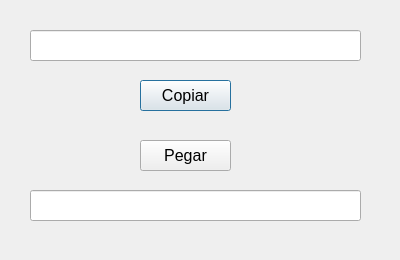
<?xml version="1.0" encoding="UTF-8"?>
<ui version="4.0">
 <class>ventanaCopiarPegar</class>
 <widget class="QDialog" name="ventanaCopiarPegar">
  <property name="geometry">
   <rect>
    <x>0</x>
    <y>0</y>
    <width>400</width>
    <height>260</height>
   </rect>
  </property>
  <property name="windowTitle">
   <string>Copiar y Pegar</string>
  </property>
  <widget class="QLineEdit" name="line_origen">
   <property name="geometry">
    <rect>
     <x>30</x>
     <y>30</y>
     <width>331</width>
     <height>31</height>
    </rect>
   </property>
   <property name="font">
    <font>
     <pointsize>12</pointsize>
    </font>
   </property>
  </widget>
  <widget class="QLineEdit" name="line_destino">
   <property name="geometry">
    <rect>
     <x>30</x>
     <y>190</y>
     <width>331</width>
     <height>31</height>
    </rect>
   </property>
   <property name="font">
    <font>
     <pointsize>12</pointsize>
    </font>
   </property>
  </widget>
  <widget class="QPushButton" name="boton_copiar">
   <property name="geometry">
    <rect>
     <x>140</x>
     <y>80</y>
     <width>91</width>
     <height>31</height>
    </rect>
   </property>
   <property name="font">
    <font>
     <pointsize>12</pointsize>
    </font>
   </property>
   <property name="text">
    <string>Copiar</string>
   </property>
  </widget>
  <widget class="QPushButton" name="boton_pegar">
   <property name="geometry">
    <rect>
     <x>140</x>
     <y>140</y>
     <width>91</width>
     <height>31</height>
    </rect>
   </property>
   <property name="font">
    <font>
     <pointsize>12</pointsize>
    </font>
   </property>
   <property name="text">
    <string>Pegar</string>
   </property>
  </widget>
 </widget>
 <resources/>
 <connections>
  <connection>
   <sender>boton_copiar</sender>
   <signal>pressed()</signal>
   <receiver>line_origen</receiver>
   <slot>selectAll()</slot>
   <hints>
    <hint type="sourcelabel">
     <x>172</x>
     <y>94</y>
    </hint>
    <hint type="destinationlabel">
     <x>168</x>
     <y>51</y>
    </hint>
   </hints>
  </connection>
  <connection>
   <sender>boton_copiar</sender>
   <signal>released()</signal>
   <receiver>line_origen</receiver>
   <slot>copy()</slot>
   <hints>
    <hint type="sourcelabel">
     <x>212</x>
     <y>93</y>
    </hint>
    <hint type="destinationlabel">
     <x>204</x>
     <y>47</y>
    </hint>
   </hints>
  </connection>
  <connection>
   <sender>boton_pegar</sender>
   <signal>pressed()</signal>
   <receiver>line_destino</receiver>
   <slot>paste()</slot>
   <hints>
    <hint type="sourcelabel">
     <x>191</x>
     <y>154</y>
    </hint>
    <hint type="destinationlabel">
     <x>190</x>
     <y>192</y>
    </hint>
   </hints>
  </connection>
 </connections>
</ui>
